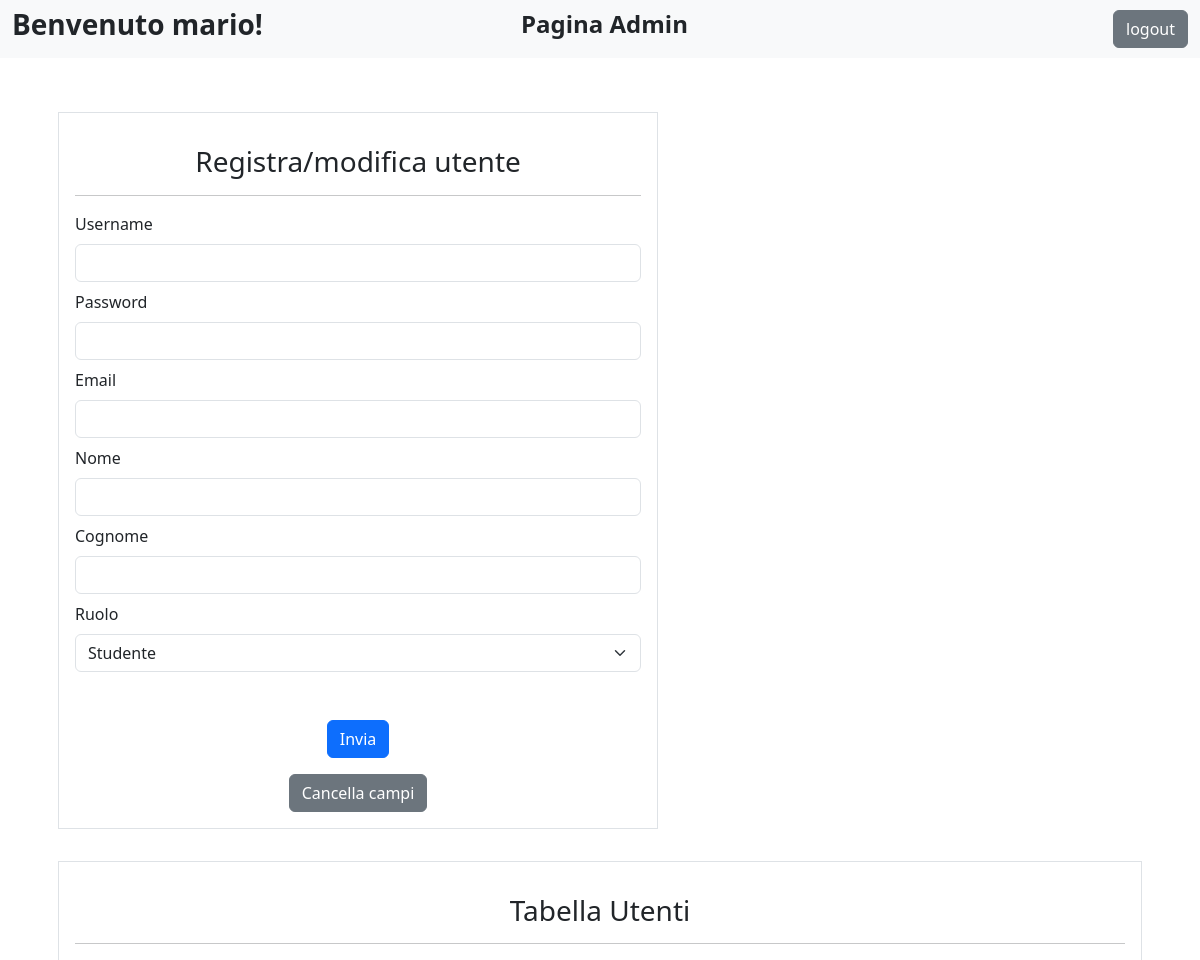
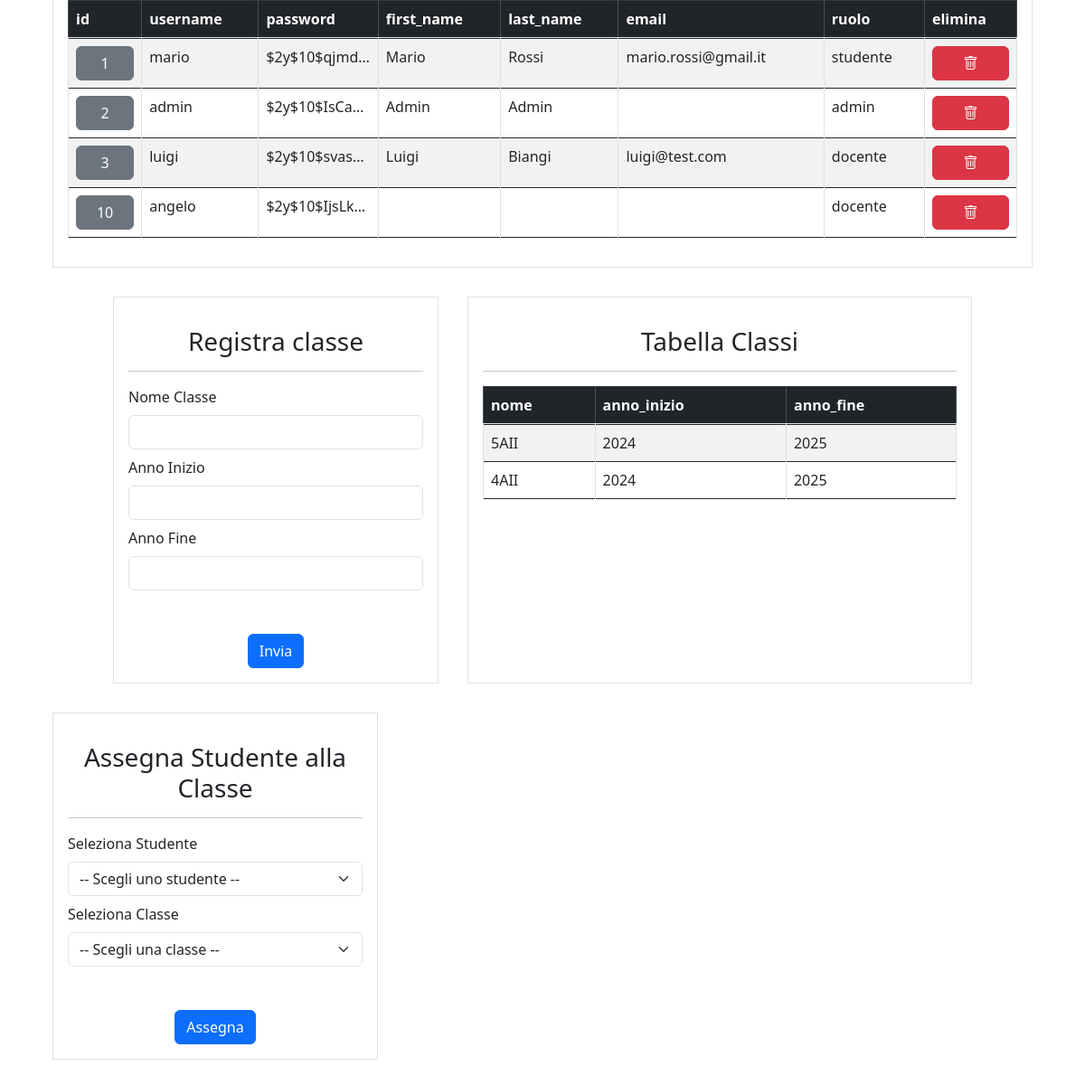
The page /admin_page.php (signed in) on the database its author committed (2 pictures, top to bottom).
### tables this page shows
CREATE TABLE `users` (
  `id` int(11) NOT NULL,
  `username` varchar(255) NOT NULL,
  `password` varchar(255) NOT NULL,
  `first_name` varchar(255) DEFAULT NULL,
  `last_name` varchar(255) DEFAULT NULL,
  `email` varchar(255) DEFAULT NULL
);

CREATE TABLE `ruolo_users` (
  `id_ruolo` int(11) NOT NULL,
  `id_user` int(11) NOT NULL,
  `ruolo` varchar(255) DEFAULT NULL
);

CREATE TABLE `classe` (
  `id` int(11) NOT NULL,
  `nome` varchar(255) NOT NULL,
  `anno_inizio` year(4) NOT NULL,
  `anno_fine` year(4) NOT NULL
);

### admin_page.php (the view, shortened to what this page needs)
<?php
    include "include/db.php";
    $username = "";
    $password = "";
    $email = "";
    $nome = "";
    $cognome = "";
    $user_ruolo = "";
    $sql = "SELECT * FROM users";
    $stmt = $conn->prepare($sql);
    $stmt->execute();
    $result = $stmt->get_result();
    $fields = $result->fetch_fields();
    $users = $result->fetch_all(MYSQLI_ASSOC);
    $table = '<table class="table table-striped table-hover table-bordered">';
    $table .= '<tr><thead class="table-dark">';
    foreach ($fields as $field) {
        $table .= "<th>$field->name</th>";
    }
    $table .= "<th>ruolo</th><th>elimina</th>";
    $table .= "</thead></tr><tbody>";
    foreach ($users as $user) {
        $table .= "<tr>";
        foreach ($user as $i => $data) {
            if($i==="id"){
                $table .= '<td><a href="'.$_SERVER['PHP_SELF'].'?update='.$user["id"].'"><button class="btn btn-secondary w-100">'.$data.'</button></a></td>';
            }else if($i==="password"){
                $table .= "<td style=\"max-width:100px;white-space: nowrap;overflow: hidden;text-overflow: ellipsis;\">$data</td>";
            }else{
                $table .= "<td>$data</td>";
            }
        }
        $sql = "SELECT ruolo FROM ruolo_users WHERE id_user = ?";
        $stmt = $conn->prepare($sql);
        $stmt->bind_param("i", $user["id"]);
        $stmt->execute();
        $result = $stmt->get_result();
        $ruolo = $result->fetch_assoc();
        $table .= '<td>'.$ruolo["ruolo"].'</td>';
        $table .= '<td>'.'<a href="#" class="btn btn-danger w-100" onclick="return confirmDelete(' . $user["id"] . ')"><i class="bi bi-trash"></i></a>'.'</td>';
        $table .= "</tr>";
    }
    $table .= "</tbody></table>";
    $sql = "SELECT nome, anno_inizio, anno_fine FROM classe";
    $stmt = $conn->prepare($sql);
    $stmt->execute();
    $result = $stmt->get_result();
    $fields = $result->fetch_fields();
    $classi = $result->fetch_all(MYSQLI_ASSOC);
    $table_classi = '<table class="table table-striped table-hover table-bordered">';
    $table_classi .= '<tr><thead class="table-dark">';
    foreach ($fields as $field) {
        $table_classi .= "<th>$field->name</th>";
    }
    $table_classi .= "</thead></tr><tbody>";
    foreach ($classi as $classe) {
        $table_classi .= "<tr>";
        foreach ($classe as $i => $data) {
            $table_classi .= "<td>$data</td>";
        }
        $table_classi .= "</tr>";
    }
    $table_classi .= "</tbody></table>";
?>
<!DOCTYPE html>
<html lang="en">
<head>
    <link rel="stylesheet" href="https://cdn.jsdelivr.net/npm/bootstrap@4.3.1/dist/css/bootstrap.min.css">
    <link href="https://cdn.jsdelivr.net/npm/bootstrap@5.3.0-alpha1/dist/css/bootstrap.min.css" rel="stylesheet">
    <link href="https://cdn.jsdelivr.net/npm/bootstrap-icons/font/bootstrap-icons.css" rel="stylesheet">
</head>
<body>
    <nav class="navbar navbar-expand-lg navbar-light bg-light fixed-top">
        <div class="container-fluid d-flex justify-content-between">
            <h3 class="fw-bold">Benvenuto <?php echo $_SESSION["username"]; ?>!</h3>
            <h4 class="fw-bold text-center" style="transform: translateX(-50%);">Pagina Admin</h4>
            <form class="d-flex" method="POST" action="php/do_logout.php">
                <input class="btn btn-secondary ms-auto" type="submit" id="logout" name="logout" value="logout">
            </form>
        </div>
    </nav>
    <div class="container my-5 pt-5 d-flex flex-wrap">
        <div class="container m-3 border p-3" style="min-width: 30vw; max-width: 50vw;">
            <h3 class="text-center my-3">Registra/modifica utente</h3>
            <hr>
            <form action="php/registra_utente.php" method="POST">
                <div class="my-2">
                    <label for="username" class="form-label">Username </label>
                    <input type="text" id="username" name="username" class="form-control" required <?php if($username != ""){echo 'value='.$username;} ?>>
                </div>
                <div class="my-2">
                    <label for="password" class="form-label">Password </label>
                    <input type="text" id="password" name="password" class="form-control" required <?php if($password != ""){echo 'value='.$password;} ?>>
                </div>
                <div class="my-2">
                    <label for="email" class="form-label">Email </label>
                    <input type="text" id="email" name="email" class="form-control" <?php if($email != ""){echo 'value='.$email;} ?>>
                </div>
                <div class="my-2">
                    <label for="Nome" class="form-label">Nome </label>
                    <input type="text" id="nome" name="nome" class="form-control" <?php if($nome != ""){echo 'value='.$nome;} ?>>
                </div>
                <div class="my-2">
                    <label for="cognome" class="form-label">Cognome </label>
                    <input type="text" id="cognome" name="cognome" class="form-control" <?php if($_SERVER['REQUEST_METHOD'] === 'GET' && isset($_GET["update"])){echo 'value='.$cognome;} ?>>
                </div>
                <div class="my-2">
                    <label for="ruolo" class="form-label">Ruolo </label>
                    <select name="ruolo" id="ruolo" class="form-select" <?php if($_SERVER['REQUEST_METHOD'] === 'GET' && isset($_GET["update"])){echo "disabled";} ?> required>
                        <option value="studente" selected <?php if($user_ruolo === "studente"){echo "selected";} ?>>Studente</option>
                    </select>
                </div>
                <div class="mt-5 d-flex justify-content-center">
                    <input type="submit" name="invia" id="invia" value="Invia" class="btn btn-primary">
                </div>
            </form>
            <div class="mt-3 ms-auto d-flex justify-content-center">
                <a href="admin_page.php"><button class="btn btn-secondary">Cancella campi</button></a>
            </div>
        </div>
        <div class="container m-3 border p-3">
            <h3 class="text-center my-3">Tabella Utenti</h3>
            <hr>
            <div class="table-responsive">
                <?php  echo $table;?>
            </div>
        </div>
        <div class="w-100 d-flex justify-content-center">
            <div class="container m-3 border p-3" style="width: 30vw;">
                <h3 class="text-center my-3">Registra classe</h3>
                <hr>
                <form action="admin_page.php" method="POST">
                    <div class="my-2">
                        <label for="nome_classe" class="form-label">Nome Classe </label>
                        <input type="text" id="nome_classe" name="nome_classe" class="form-control" required>
                    </div>
                    <div class="my-2">
                        <label for="anno_inizio" class="form-label">Anno Inizio </label>
                        <input type="number" id="anno_inizio" name="anno_inizio" class="form-control" required>
                    </div>
                    <div class="my-2">
                        <label for="anno_fine" class="form-label">Anno Fine </label>
                        <input type="number" id="anno_fine" name="anno_fine" class="form-control" required>
                    </div>
                    <div class="mt-5 d-flex justify-content-center">
                        <input type="submit" name="registra_classe" id="registra_classe" value="Invia" class="btn btn-primary">
                    </div>
                </form>
            </div>
            <div class="container m-3 border p-3 w-50">
                <h3 class="text-center my-3">Tabella Classi</h3>
                <hr>
                <div class="table-responsive">
                    <?php echo $table_classi; ?>
                </div>
            </div>
        </div>
        <div class="container m-3 border p-3" style="width: 30vw;">
            <h3 class="text-center my-3">Assegna Studente alla Classe</h3>
            <hr>
            <form action="admin_page.php" method="POST">
                <div class="my-2">
                    <label for="id_studente" class="form-label">Seleziona Studente</label>
                    <select id="id_studente" name="id_studente" class="form-select" required>
                        <option value="">-- Scegli uno studente --</option>
                    </select>
                </div>
                <div class="my-2">
                    <label for="id_classe" class="form-label">Seleziona Classe</label>
                    <select id="id_classe" name="id_classe" class="form-select" required>
                        <option value="">-- Scegli una classe --</option>
                    </select>
                </div>
                <div class="mt-5 d-flex justify-content-center">
                    <input type="submit" name="assegna_studente" value="Assegna" class="btn btn-primary">
                </div>
            </form>
        </div>
    </div>
</body>
</html>

### rows shown on the page
users: id "1", username "mario", password "$2y$10$qjmd…", first_name "Mario", last_name "Rossi", email "mario.rossi@gmail.it", ruolo_users.ruolo "studente"
users: id "2", username "admin", password "$2y$10$IsCa…", first_name "Admin", last_name "Admin", ruolo_users.ruolo "admin"
users: id "3", username "luigi", password "$2y$10$svas…", first_name "Luigi", last_name "Biangi", email "luigi@test.com", ruolo_users.ruolo "docente"
users: id "10", username "angelo", password "$2y$10$IjsLk…", ruolo_users.ruolo "docente"
classe: nome "5AII", anno_inizio "2024", anno_fine "2025"
classe: nome "4AII", anno_inizio "2024", anno_fine "2025"

### other values the page prints
$_SESSION["username"] "mario"
$field->name "id"
$field->name "username"
$field->name "password"
$field->name "first_name"
$field->name "last_name"
$field->name "email"
$field->name "nome"
$field->name "anno_inizio"
$field->name "anno_fine"
